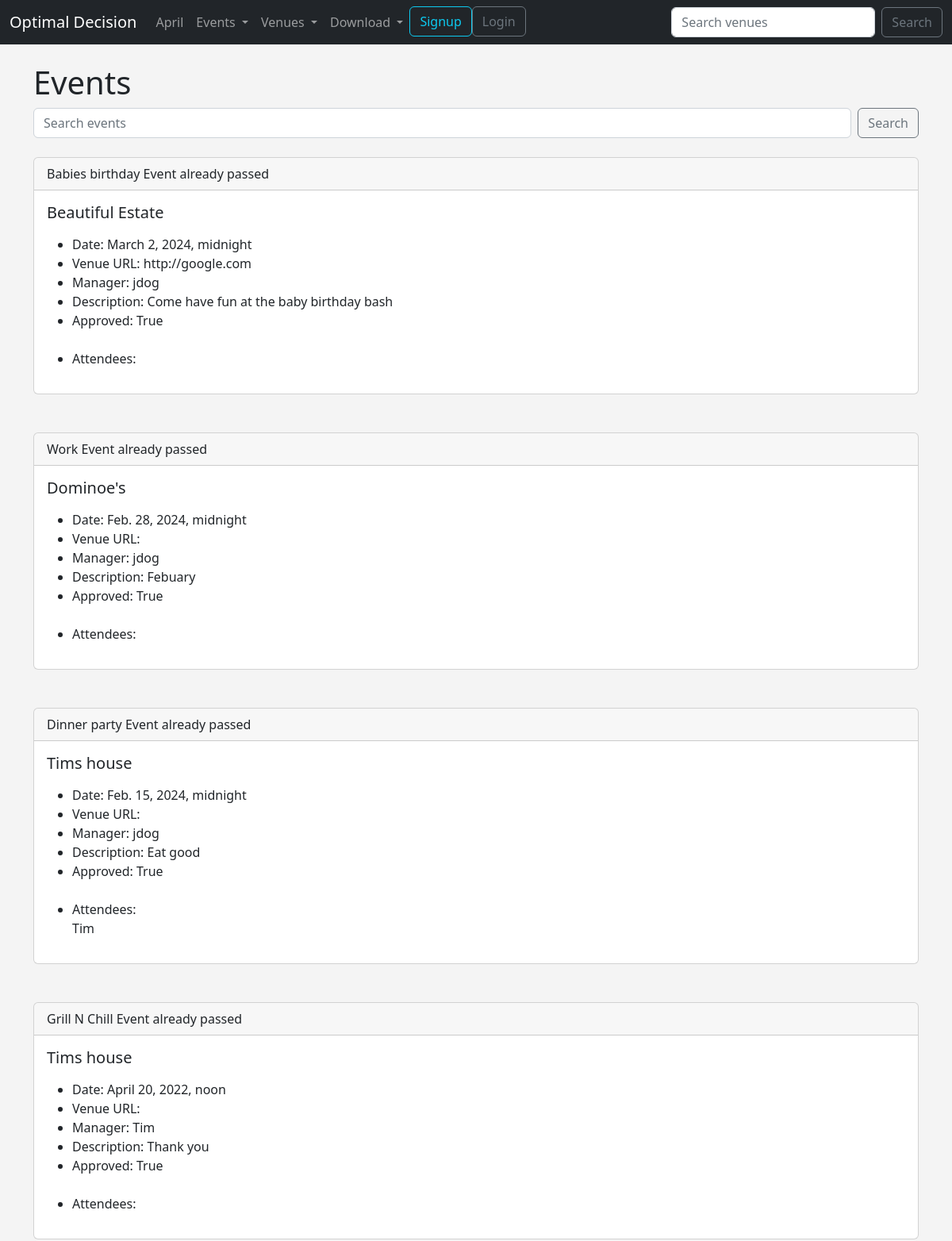
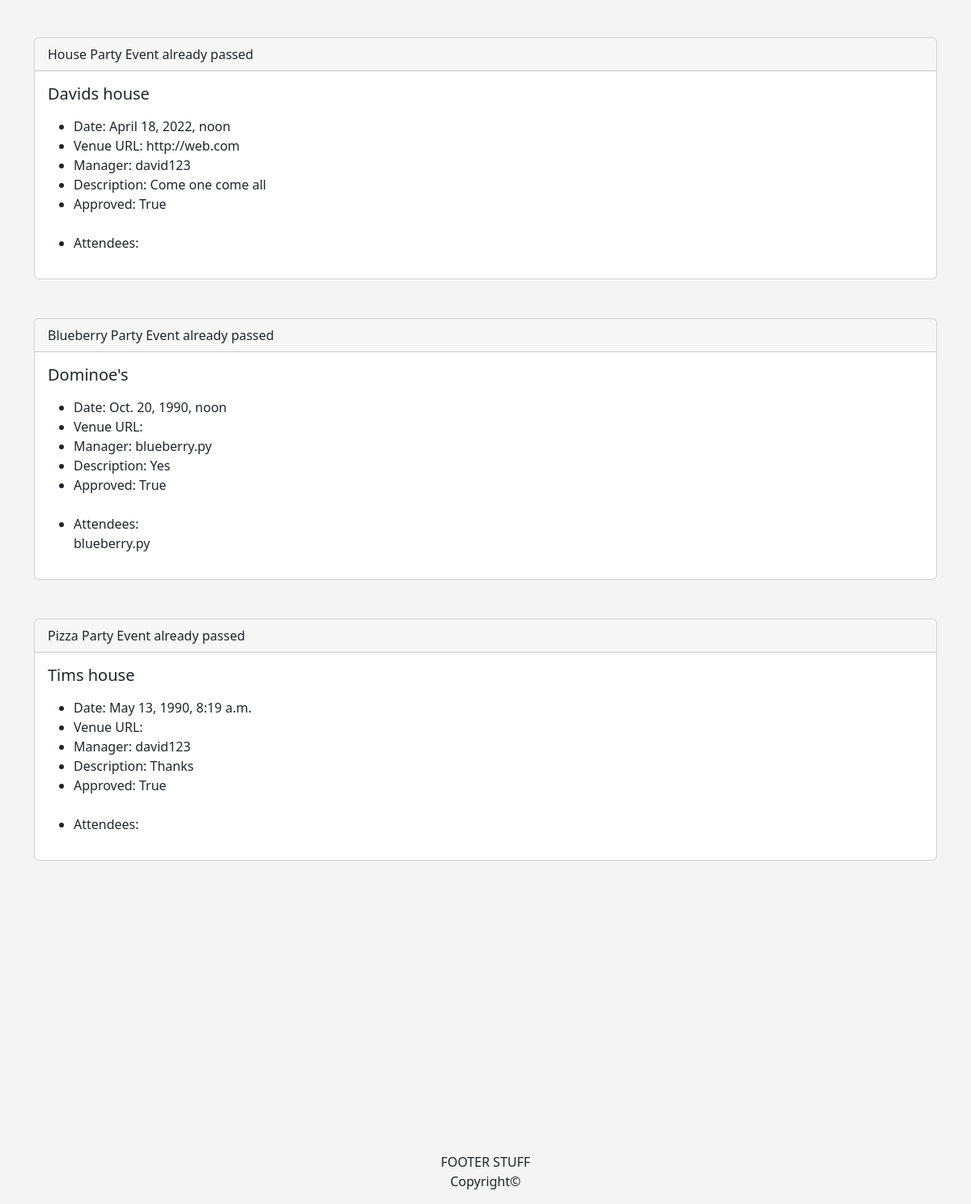
Screenshot of /events/ with the database file from the repository (2 pictures, top to bottom).
### events/models.py (models this page shows)
class Event(models.Model):
    name = models.CharField('Event Name', max_length=120)
    event_date = models.DateTimeField('Event Date')
    venue = models.ForeignKey(Venue, blank=True, null=True, on_delete=models.CASCADE)
    manager = models.ForeignKey(User, related_name='manager', blank=True, null=True, on_delete=models.SET_NULL)
    description = models.TextField(blank=True)
    attendees = models.ManyToManyField(User, related_name='attendee', blank=True)
    approved = models.BooleanField('Approved', default=False)
    def __str__(self):
        return self.name
    @property
    def days_till(self):
        today = date.today()
        days_till = self.event_date.date() - today
        days_till_stripped = str(days_till).strip(',')[0]
        if self.event_date.date() < today:
            return 'Event already passed'
        else:
            return f'{days_till_stripped} Days'

class Venue(models.Model):
    name = models.CharField('Event Name', max_length=120)
    address = models.CharField('Address', max_length=300)
    zip_code = models.CharField('Zip Code', max_length=10)
    phone = models.CharField('Contact Phone', blank=True, max_length=25)
    web = models.URLField('Website Address', blank=True)
    email_address = models.EmailField('Email Address', blank=True)
    owner = models.IntegerField('Venue Owner', blank=False, default=1)
    venue_image = models.ImageField(blank=True, null=True, upload_to='images/')
    def __str__(self):
        return self.name

### events/views.py (the view)
# urls.py: path('events/', views.all_events, name='events_list'),
def all_events(request):
    event_list = Event.objects.all().order_by('-event_date')
    return render(request, 'events/events_list.html',
            {'event_list': event_list})

### events/templates/events/events_list.html (shortened to what this page needs)
{% extends 'events/base.html' %}
{% block content %}
<h1>Events</h1>
<form class="d-flex" method='POST' role="search" action='{% url "search_events" %}'>
<input class="form-control me-2" type="search" placeholder="Search events" aria-label="Search" name="searched">
<button class="btn btn-outline-secondary" type="submit">Search</button>
</form>
<br/>
{% for event in event_list %}
{% if event.approved %}
<div class="card">
  <div class="card-header">
      <span>{{ event }} {{event.days_till }}</span>
  </div>
  <div class="card-body">
    <h5 class="card-title">{{ event.venue }}</h5>
    <p class="card-text">
        <ul>
            <li>Date: {{ event.event_date }} </li>
            <li>Venue URL: {{ event.venue.web }} </li>
            <li> Manager: {{ event.manager }} </li>
            <li>Description: {{ event.description }} </li>
            <li>Approved: {{ event.approved }}</li>
            <br/>
            <li>Attendees:</li>
            {% for attendee in event.attendees.all %}
            {{ attendee }}<br/>
            {% endfor %}
        </ul>
    </p>
  </div>
</div>
{% endif %}
<br/>
<br/>
{% endfor %}
{% endblock content %}

### events/templates/events/base.html (style rules this page uses)
body { background: #f4f4f4; }

### rows the page displays
Event: name "Babies birthday", days_till "Event already passed", venue "Beautiful Estate", event_date "March 2, 2024, midnight", venue.web "http://google.com", manager "jdog", description "Come have fun at the baby birthday bash", approved "True"
Event: name "Work", days_till "Event already passed", venue "Dominoe's", event_date "Feb. 28, 2024, midnight", manager "jdog", description "Febuary", approved "True"
Event: name "Dinner party", days_till "Event already passed", venue "Tims house", event_date "Feb. 15, 2024, midnight", manager "jdog", description "Eat good", approved "True"
Event: name "Grill N Chill", days_till "Event already passed", venue "Tims house", event_date "April 20, 2022, noon", manager "Tim", description "Thank you", approved "True"
Event: name "House Party", days_till "Event already passed", venue "Davids house", event_date "April 18, 2022, noon", venue.web "http://web.com", manager "david123", description "Come one come all", approved "True"
Event: name "Blueberry Party", days_till "Event already passed", venue "Dominoe's", event_date "Oct. 20, 1990, noon", manager "blueberry.py", description "Yes", approved "True"
Event: name "Pizza Party", days_till "Event already passed", venue "Tims house", event_date "May 13, 1990, 8:19 a.m.", manager "david123", description "Thanks", approved "True"

### other values shown
{{ attendee }} "Tim"
{{ attendee }} "blueberry.py"
